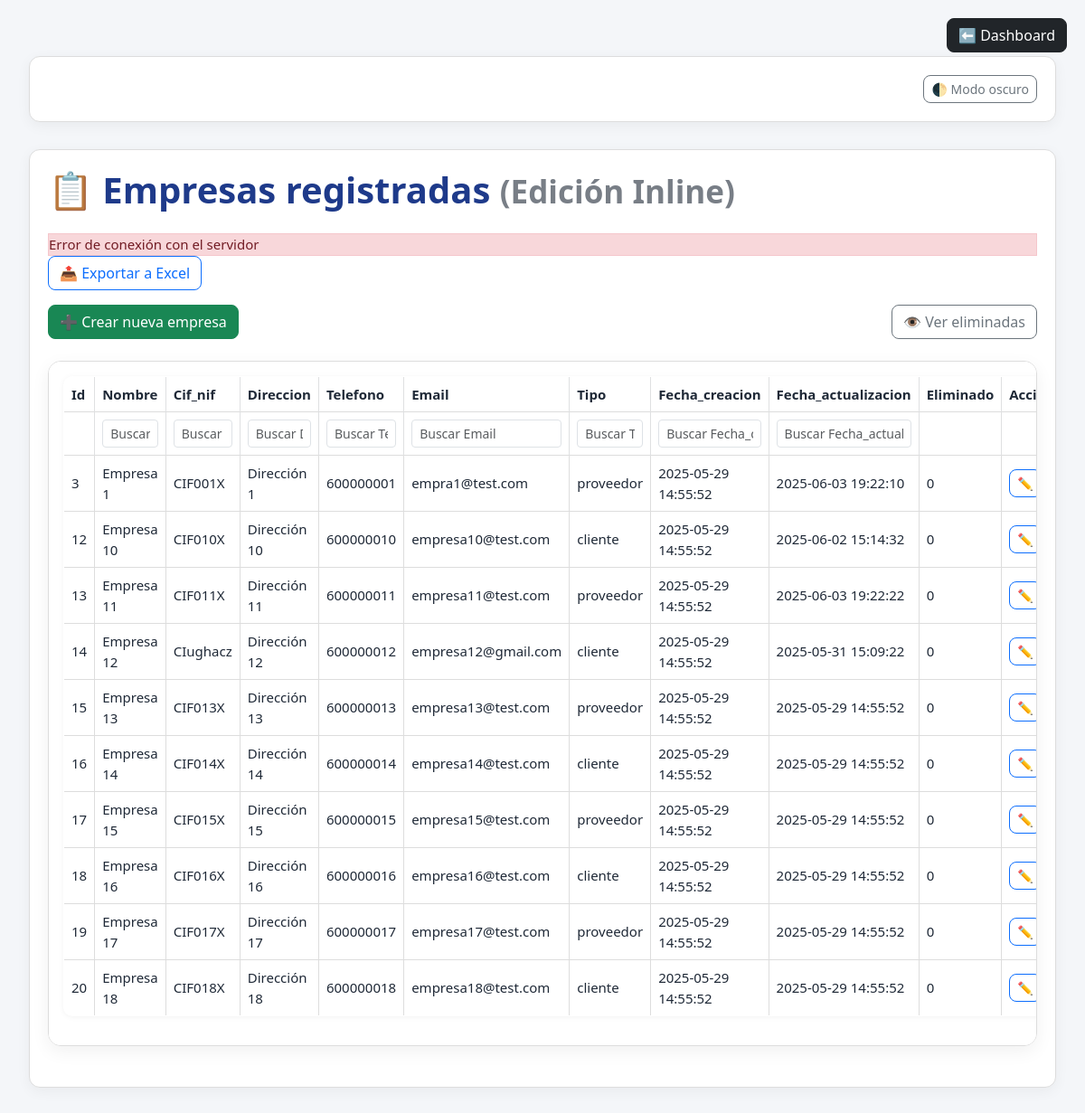
/index.php?controller=empresa (signed in), run on the app's committed database.
### tables this page shows
CREATE TABLE `empresas` (
  `id` int NOT NULL,
  `nombre` varchar(255) NOT NULL,
  `cif_nif` varchar(20) NOT NULL,
  `direccion` text,
  `telefono` varchar(20) DEFAULT NULL,
  `email` varchar(255) DEFAULT NULL,
  `tipo` enum('cliente','proveedor') NOT NULL DEFAULT 'cliente',
  `fecha_creacion` timestamp NULL DEFAULT CURRENT_TIMESTAMP,
  `fecha_actualizacion` timestamp NULL DEFAULT CURRENT_TIMESTAMP ON UPDATE CURRENT_TIMESTAMP,
  `eliminado` tinyint(1) DEFAULT '0'
);

### core/Controller.php (called while the page is built, shortened)
<?php
class Controller {
    public function view($view, $data = []) {
        extract($data);
        require __DIR__ . "/../app/views/$view.php";
        $content = ob_get_clean();
        require __DIR__ . "/../app/views/layout.php";
    }
}

### app/controllers/EmpresaController.php (called while the page is built, shortened)
<?php
require_once 'core/Controller.php';
require_once 'app/models/EmpresaModel.php';
class EmpresaController extends Controller {
    public function index() {
        $empresaModel = new EmpresaModel();
        $pagina = isset($_GET['pagina']) && is_numeric($_GET['pagina']) ? (int)$_GET['pagina'] : 1;
        $porPagina = 10;
        $offset = ($pagina - 1) * $porPagina;
        $empresas = $empresaModel->getAllPaginado($offset, $porPagina);
        $total = $empresaModel->contarEmpresas();
        $totalPaginas = ceil($total / $porPagina);
        $this->view('empresas/index', [
            'empresas' => $empresas,
            'pagina' => $pagina,
            'totalPaginas' => $totalPaginas,
            'mostrarEliminadas' => isset($_GET['mostrarEliminadas']) && $_GET['mostrarEliminadas'] == 1
        ]);
    }
}

### config/database.php (called while the page is built)
<?php
class Database {
    private static $host = 'localhost';
    private static $db   = 'erp';
    private static $user = 'horti';
    private static $pass = 'horti';
    private static $charset = 'utf8mb4';
    public static function connect() {
        $dsn = "mysql:host=" . self::$host . ";dbname=" . self::$db . ";charset=" . self::$charset;
        $options = [
            PDO::ATTR_ERRMODE            => PDO::ERRMODE_EXCEPTION,
            PDO::ATTR_DEFAULT_FETCH_MODE => PDO::FETCH_ASSOC,
            PDO::ATTR_EMULATE_PREPARES   => false,
        ];
        try {
            return new PDO($dsn, self::$user, self::$pass, $options);
        } catch (PDOException $e) {
            throw new PDOException($e->getMessage(), (int)$e->getCode());
        }
    }
}

### core/model.php (called while the page is built, shortened)
<?php
require_once 'config/database.php';
class Model {
    protected $db;
    protected $table;
    public function __construct($table) {
        $this->db = Database::connect();
        $this->table = $table;
        $this->loadColumns();
    }
    protected function loadColumns() {
        $stmt = $this->db->prepare("SHOW COLUMNS FROM {$this->table}");
        $stmt->execute();
        $results = $stmt->fetchAll(PDO::FETCH_ASSOC);
    }
}

### app/models/EmpresaModel.php (called while the page is built, shortened)
<?php
require_once 'core/Model.php';
class EmpresaModel extends Model {
    public function __construct() {
        parent::__construct('empresas');
    }
    public function getAllPaginado($offset, $limite, $mostrarEliminadas = false) {
        $sql = "SELECT * FROM {$this->table}";
        if (!$mostrarEliminadas) {
            $sql .= " WHERE eliminado = 0";
        } else {
            $sql .= " WHERE eliminado = 1";
        }
        $sql .= " ORDER BY nombre ASC LIMIT :offset, :limite";
        $stmt = $this->db->prepare($sql);
        $stmt->bindValue(':offset', (int)$offset, PDO::PARAM_INT);
        $stmt->bindValue(':limite', (int)$limite, PDO::PARAM_INT);
        $stmt->execute();
        return $stmt->fetchAll(PDO::FETCH_ASSOC);
    }
}

### app/views/empresas/index.php (the view, shortened to what this page needs)
<link rel="stylesheet" href="https://cdn.jsdelivr.net/npm/bootstrap@5.3.0/dist/css/bootstrap.min.css">
<link rel="stylesheet" href="/TFG/ERP/public/css/estilos.css">
<div class="container">
<a href="index.php?controller=dashboard&action=index"
   class="btn btn-dark position-fixed"
   style="top: 20px; right: 20px; z-index: 1000;">
   ⬅️ Dashboard
</a>
    <h1 class="mb-4">📋 Empresas registradas <small class="text-muted">(Edición Inline)</small></h1>
    <div id="flash-message" style="display: none;"></div>
    <form id="form-exportar" method="POST" action="index.php?controller=empresa&action=exportar_excel" target="_blank" class="mb-3">
        <button type="submit" class="btn btn-outline-primary">
            📤 Exportar a Excel
        </button>
    </form>
    <div class="d-flex justify-content-between align-items-center mb-4">
        <a href="index.php?controller=empresa&action=create" class="btn btn-success">
            ➕ Crear nueva empresa
        </a>
        <button id="toggle-eliminadas" class="btn btn-outline-secondary">
            👁️ Ver eliminadas
        </button>
    </div>
    <div class="table-responsive card p-3">
        <table class="table table-bordered table-hover align-middle" id="tabla-empresas">
            <thead class="table-light">
                <tr>
                    <?php foreach (array_keys($empresas[0]) as $col): ?>
                        <th><?= ucfirst(htmlspecialchars($col)) ?></th>
                    <?php endforeach; ?>
                    <th>Acciones</th>
                </tr>
                <tr id="filtros-empresas">
                    <?php foreach (array_keys($empresas[0]) as $col): ?>
                        <?php if (!in_array($col, ['id', 'eliminado'])): ?>
                            <th>
                                <input type="text" class="form-control form-control-sm filtro-columna" data-campo="<?= $col ?>" placeholder="Buscar <?= ucfirst($col) ?>">
                            </th>
                        <?php else: ?>
                            <th></th>
                        <?php endif; ?>
                    <?php endforeach; ?>
                    <th></th>
                </tr>
            </thead>
            <tbody>
                <?php foreach ($empresas as $empresa): ?>
                    <tr data-id="<?= $empresa['id'] ?>">
                        <?php foreach ($empresa as $campo => $valor): ?>
                            <td class="<?= $campo === 'id' ? 'no-editable' : 'editable' ?>" data-campo="<?= $campo ?>">
                                <span class="texto"><?= htmlspecialchars($valor) ?></span>
                            </td>
                        <?php endforeach; ?>
                        <td class="text-nowrap">
                            <button class="btn btn-sm btn-outline-primary btn-editar">✏️</button>
                        </td>
                    </tr>
                <?php endforeach; ?>
            </tbody>
        </table>
    </div>
</div>

### index.php (shortened to what this page needs)
<?php
require_once 'config/database.php';
require_once 'core/Controller.php';
require_once 'core/Model.php';
$controller = $_GET['controller'] ?? 'auth';
$controllerFile = 'app/controllers/' . ucfirst($controller) . 'Controller.php';
if (file_exists($controllerFile)) {
    $ctrl = new $controllerName();
    if (isset($_GET['action'])) {
        $action = $_GET['action'];
    } else {
        $methods = get_class_methods($ctrl);
        $action = $methods[0] ?? null;
    }
    if ($action && method_exists($ctrl, $action)) {
        $ctrl->$action();
    } else {
        echo "⚠️ Acción no encontrada en el controlador.";
    }
} else {
    echo "❌ Controlador no encontrado.";
}

### app/views/layout.php (shortened to what this page needs)
<!DOCTYPE html>
<html lang="es">
<head>
    <link href="https://cdn.jsdelivr.net/npm/bootstrap@5.3.0/dist/css/bootstrap.min.css" rel="stylesheet">
    <link rel="stylesheet" href="/TFG/ERP/public/css/estilos.css">
</head>
<body>
    <div class="container mb-3 text-end">
        <button id="modoOscuroToggle" class="btn btn-outline-secondary btn-sm">
            🌓 Modo oscuro
        </button>
    </div>
    <?= $content ?>
</body>
</html>

### public/css/estilos.css (style rules this page uses)
:root { --color-primario: #1e3a8a; --color-secundario: #3b82f6; --color-fondo: #f4f6f9; --color-texto: #1f2937; --color-exito: #10b981; --color-error: #ef4444; --color-card: #ffffff; --color-borde: #ddd; }
body { font-family: 'Segoe UI', 'Roboto', sans-serif; background-color: var(--color-fondo); color: var(--color-texto); font-size: 15px; }
h1, h2, h3, h4 { font-weight: 600; color: var(--color-primario); }
.container { max-width: 1200px; margin: 30px auto; padding: 20px; background-color: var(--color-card); color: var(--color-texto); box-shadow: 0 4px 15px rgba(0,0,0,0.05); border-radius: 12px; border: 1px solid var(--color-borde); }
.card { background-color: var(--color-card); color: var(--color-texto); padding: 25px; border-radius: 14px; box-shadow: 0 6px 20px rgba(0, 0, 0, 0.06); margin-bottom: 25px; border-left: 5px solid var(--color-primario); border: 1px solid var(--color-borde); }
.btn { border-radius: 8px; transition: all 0.3s ease; }
a { color: var(--color-primario); }
.table { border-radius: 10px; overflow: hidden; background-color: var(--color-card); border: 1px solid var(--color-borde); color: var(--color-texto); box-shadow: 0 1px 6px rgba(0,0,0,0.05); }
.table th, .table td { background-color: var(--color-card); color: var(--color-texto); border-top: 1px solid var(--color-borde); vertical-align: middle; }
input, select, textarea { border-radius: 6px; border: 1px solid var(--color-borde); padding: 8px; width: 100%; background-color: var(--color-card); color: var(--color-texto); transition: all 0.2s ease-in-out; }
.editable { cursor: pointer; padding: 2px 5px; border-radius: 4px; background-color: #f0f0f0; transition: background-color 0.2s ease; color: var(--color-texto); }
a, button, .btn, input { transition: all 0.2s ease-in-out; }
.text-muted { color: var(--color-texto) !important; opacity: 0.6; }

### app/views/layout.php (style rules this page uses)
body { padding: 2rem; }

### data on the page
empresas: id "3", nombre "Empresa 1", cif_nif "CIF001X", direccion "Dirección 1", telefono "600000001", email "empra1@test.com", tipo "proveedor", fecha_creacion "2025-05-29 14:55:52", fecha_actualizacion "2025-06-03 19:22:10", eliminado "0"
empresas: id "12", nombre "Empresa 10", cif_nif "CIF010X", direccion "Dirección 10", telefono "600000010", email "empresa10@test.com", tipo "cliente", fecha_creacion "2025-05-29 14:55:52", fecha_actualizacion "2025-06-02 15:14:32", eliminado "0"
empresas: id "13", nombre "Empresa 11", cif_nif "CIF011X", direccion "Dirección 11", telefono "600000011", email "empresa11@test.com", tipo "proveedor", fecha_creacion "2025-05-29 14:55:52", fecha_actualizacion "2025-06-03 19:22:22", eliminado "0"
empresas: id "14", nombre "Empresa 12", cif_nif "CIughacz", direccion "Dirección 12", telefono "600000012", email "empresa12@gmail.com", tipo "cliente", fecha_creacion "2025-05-29 14:55:52", fecha_actualizacion "2025-05-31 15:09:22", eliminado "0"
empresas: id "15", nombre "Empresa 13", cif_nif "CIF013X", direccion "Dirección 13", telefono "600000013", email "empresa13@test.com", tipo "proveedor", fecha_creacion "2025-05-29 14:55:52", fecha_actualizacion "2025-05-29 14:55:52", eliminado "0"
empresas: id "16", nombre "Empresa 14", cif_nif "CIF014X", direccion "Dirección 14", telefono "600000014", email "empresa14@test.com", tipo "cliente", fecha_creacion "2025-05-29 14:55:52", fecha_actualizacion "2025-05-29 14:55:52", eliminado "0"
empresas: id "17", nombre "Empresa 15", cif_nif "CIF015X", direccion "Dirección 15", telefono "600000015", email "empresa15@test.com", tipo "proveedor", fecha_creacion "2025-05-29 14:55:52", fecha_actualizacion "2025-05-29 14:55:52", eliminado "0"
empresas: id "18", nombre "Empresa 16", cif_nif "CIF016X", direccion "Dirección 16", telefono "600000016", email "empresa16@test.com", tipo "cliente", fecha_creacion "2025-05-29 14:55:52", fecha_actualizacion "2025-05-29 14:55:52", eliminado "0"
empresas: id "19", nombre "Empresa 17", cif_nif "CIF017X", direccion "Dirección 17", telefono "600000017", email "empresa17@test.com", tipo "proveedor", fecha_creacion "2025-05-29 14:55:52", fecha_actualizacion "2025-05-29 14:55:52", eliminado "0"
empresas: id "20", nombre "Empresa 18", cif_nif "CIF018X", direccion "Dirección 18", telefono "600000018", email "empresa18@test.com", tipo "cliente", fecha_creacion "2025-05-29 14:55:52", fecha_actualizacion "2025-05-29 14:55:52", eliminado "0"

### other printed values
$col "Id"
$col "Nombre"
$col "Cif_nif"
$col "Direccion"
$col "Telefono"
$col "Email"
$col "Tipo"
$col "Fecha_creacion"
$col "Fecha_actualizacion"
$col "Eliminado"
